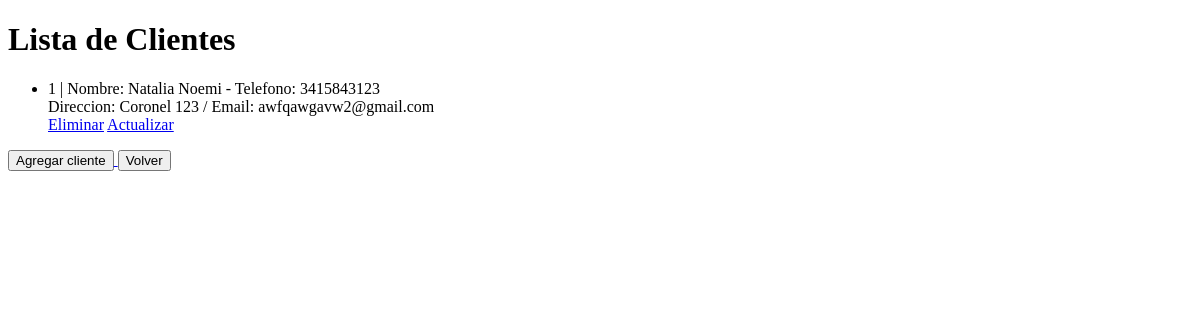
The app's page /clients, older data.
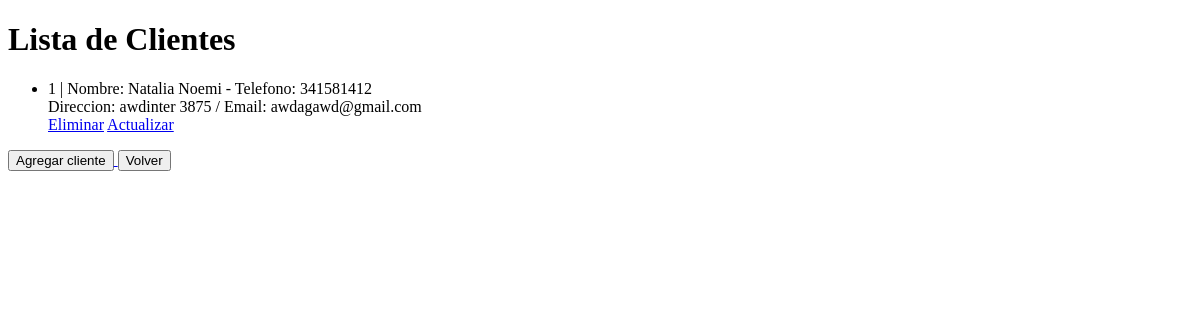
The same page, newer data.
### src/models/clientesModel.py (models this page shows, shortened)
class Cliente(db.Model):
    __tablename__ = "cliente"
    id_cliente = db.Column(db.Integer(), primary_key=True, nullable=False)
    nombre = db.Column(db.String(50), nullable=False)
    direccion = db.Column(db.String(100), nullable=True)
    telefono = db.Column(db.Integer(), nullable=False)
    email = db.Column(db.String(100), nullable=True)
    factura = db.relationship("Factura", backref="cliente", lazy=True)

### src/app.py (the view)
@app.route("/clients")
def clients():
    clientes = db.session.query(Cliente).all()
    print(clientes)
    return render_template("clientes/verClientes.html", clientes=clientes)

### src/templates/clientes/verClientes.html (shortened to what this page needs)
<!DOCTYPE html>
<html lang="es">
  <head>
  </head>
  <body>
    <h1>Lista de Clientes</h1>
    <ul>
      {% for cliente in clientes %}
      <li>
        {{cliente.id_cliente}} | Nombre: {{ cliente.nombre }} - Telefono:
        {{cliente.telefono}}<br />
        Direccion: {{cliente.direccion}} / Email: {{cliente.email}}
      </li>
      <a href="{{ url_for('delete', id=cliente.id_cliente) }}">Eliminar</a>
      <a href="{{ url_for('update', id=cliente.id_cliente) }}">Actualizar</a>
      {% else %}
      <li>No hay clientes registrados.</li>
      {% endfor %}
    </ul>
    <a href="{{ url_for('add') }}">
      <button>Agregar cliente</button>
    </a>
    <a href="{{ url_for('dashboard') }}">
      <button>Volver</button>
    </a>
  </body>
</html>

Row changes from the older to the newer data that the page shows:
changed Cliente "Natalia Noemi": telefono "3415843123" → "341581412"; direccion "Coronel 123" → "awdinter 3875"; email "awfqawgavw2@gmail.com" → "awdagawd@gmail.com"
